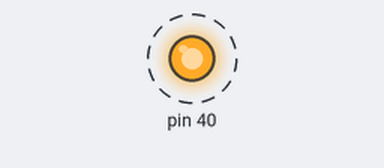
The program below on a simulated Raspberry Pi (header pin numbers). Shown: output pins drawn as LEDs (lit = HIGH). Dashed ring = blinking. At 6.0 s the program stops and its outputs stay as they are.

Above: at 0.5 s.
Timing chart, 0 to 4.6 s (numbered marks = the images above):
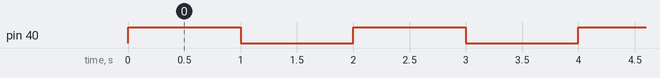

The program:

blinky.py
```python
import RPi.GPIO as IO            # calling header file for GPIO’s of PI
import time                              # calling for time to provide delays in program

IO.setmode (IO.BOARD)       # programming the GPIO by BOARD pin numbers, GPIO21 is called as PIN40
IO.setup(40,IO.OUT)             # initialize digital pin40 as an output.
IO.output(40,1)                      # turn the LED on (making the voltage level HIGH)
time.sleep(1)                         # sleep for a second
IO.cleanup()                         # turn the LED off (making all the output pins LOW)
time.sleep(1)                        #sleep for a second

#loop is executed second time
IO.setmode (IO.BOARD)
IO.setup(40,IO.OUT)
IO.output(40,1)
time.sleep(1)
IO.cleanup()
time.sleep(1)

#loop is executed third time
IO.setmode (IO.BOARD)
IO.setup(40,IO.OUT)
IO.output(40,1)
time.sleep(1)
IO.output(40,0)
time.sleep(1)
```

Measured:
- by itself, pin 40: alternates HIGH for 1.0 s and LOW for 1.0 s, 6 changes in all, then stays LOW
